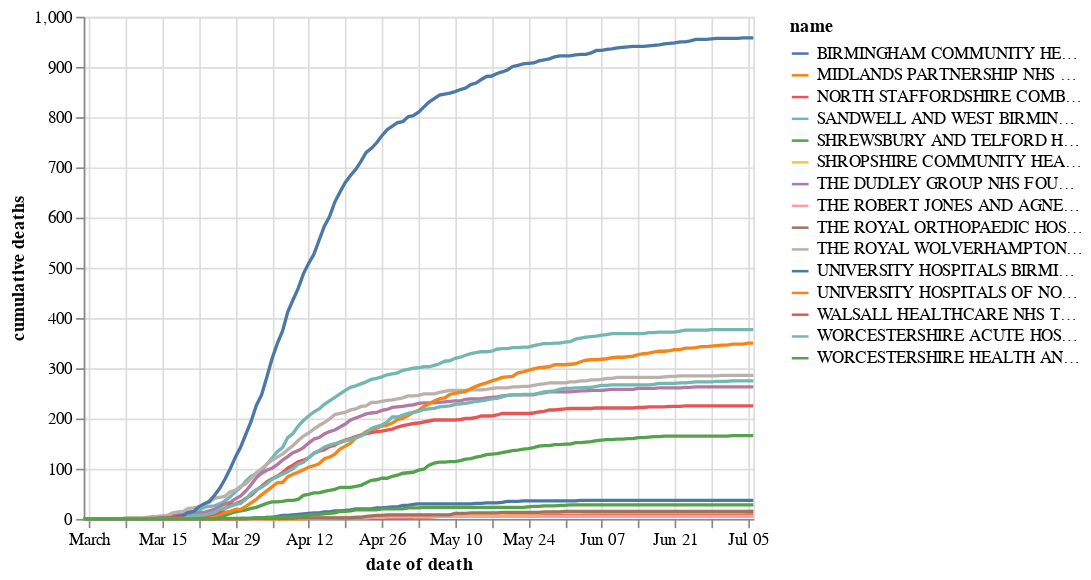

The cell this chart's notebook holds for it:
### Markdown cell above
### Cumulative

### Code cell
alt.Chart(chart_doddbt).mark_line().encode(
    x='date of death',
    y='cumulative deaths',
    color='name'
)

### Figure 1 — Vega-Lite specification as saved in the notebook (floating-point values rounded to 4 significant figures; data arrays with more than 128 entries replaced by an {"elided": "..."} marker saying what was removed)
{"config": {"view": {"continuousWidth": 400, "continuousHeight": 300}}, "data": {"name": "data-1faaa8ee69b06256bcd30fbe240537cd"}, "mark": "line", "encoding": {"color": {"type": "nominal", "field": "name"}, "x": {"type": "temporal", "field": "date of death"}, "y": {"type": "quantitative", "field": "cumulative deaths"}}, "$schema": "https://vega.github.io/schema/vega-lite/v4.8.1.json", "datasets": {"data-1faaa8ee69b06256bcd30fbe240537cd": {"elided": "1935 records"}}}
